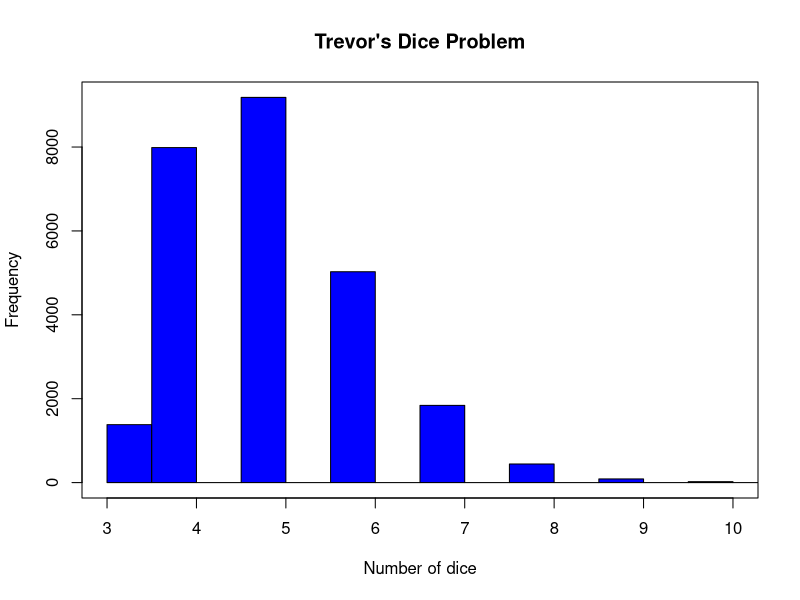
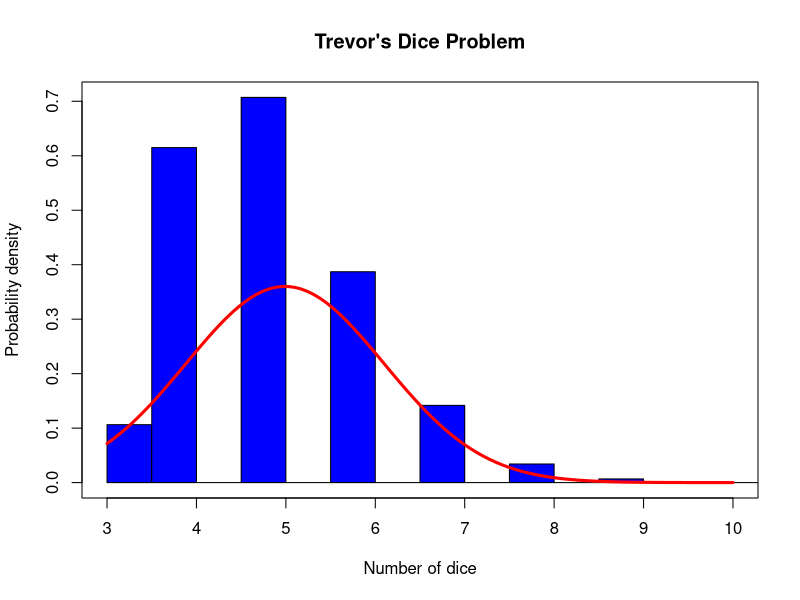

Write R code to recreate these figures, in order.
## ---- chunk 1
knitr::opts_chunk$set(echo = TRUE)
## ---- chunk 2
min_dice <- 3 #Minimum number of dice for rolling the specified sum 
max_dice <- 17 #Maximum number of dice for rolling the specified sum
total_value <- 17 #Specified sum of a dice roll
n <- 100000 #Number of experiments
x <- rep(NA,n) #Vector for storing calculated values  
## ---- chunk 3
#Repeat this lopp n-times
for (y in 1:n) {
  
  #Loop for the number of dice i 
  for (i in min_dice:max_dice) {
      
       s <- sum(sample(1:6,i, replace = T)) #Calculate the sum of the dice roll
    
       if (s == total_value){ #Write the number of dice in vector x if the sum of the dice roll equals to 17
          x[i+y] <- i 
        }
    }
}
## ---- chunk 4
hist(x,
     main = "Trevor's Dice Problem",
     xlab = "Number of dice",
     ylab = "Frequency",
     col  = "blue",
     xlim = c(3,10),
     freq = TRUE) #Frequencies are plotted

box()
## ---- chunk 5
hist(x,
     main = "Trevor's Dice Problem",
     xlab = "Number of dice",
     ylab = "Probability density",
     col  = "blue",
     xlim = c(3,10),
     freq = FALSE) #Probability densities are plotted

#Plot density function over the histogram (normal distribution)
m <- mean(x, na.rm = TRUE) #na.rm = TRUE: NA vlues should be stripped before the computation proceeds
sd <-  sd(x, na.rm = TRUE) 
curve(dnorm(x,m,sd),add=TRUE,lwd=3, col = "red") 

box()
